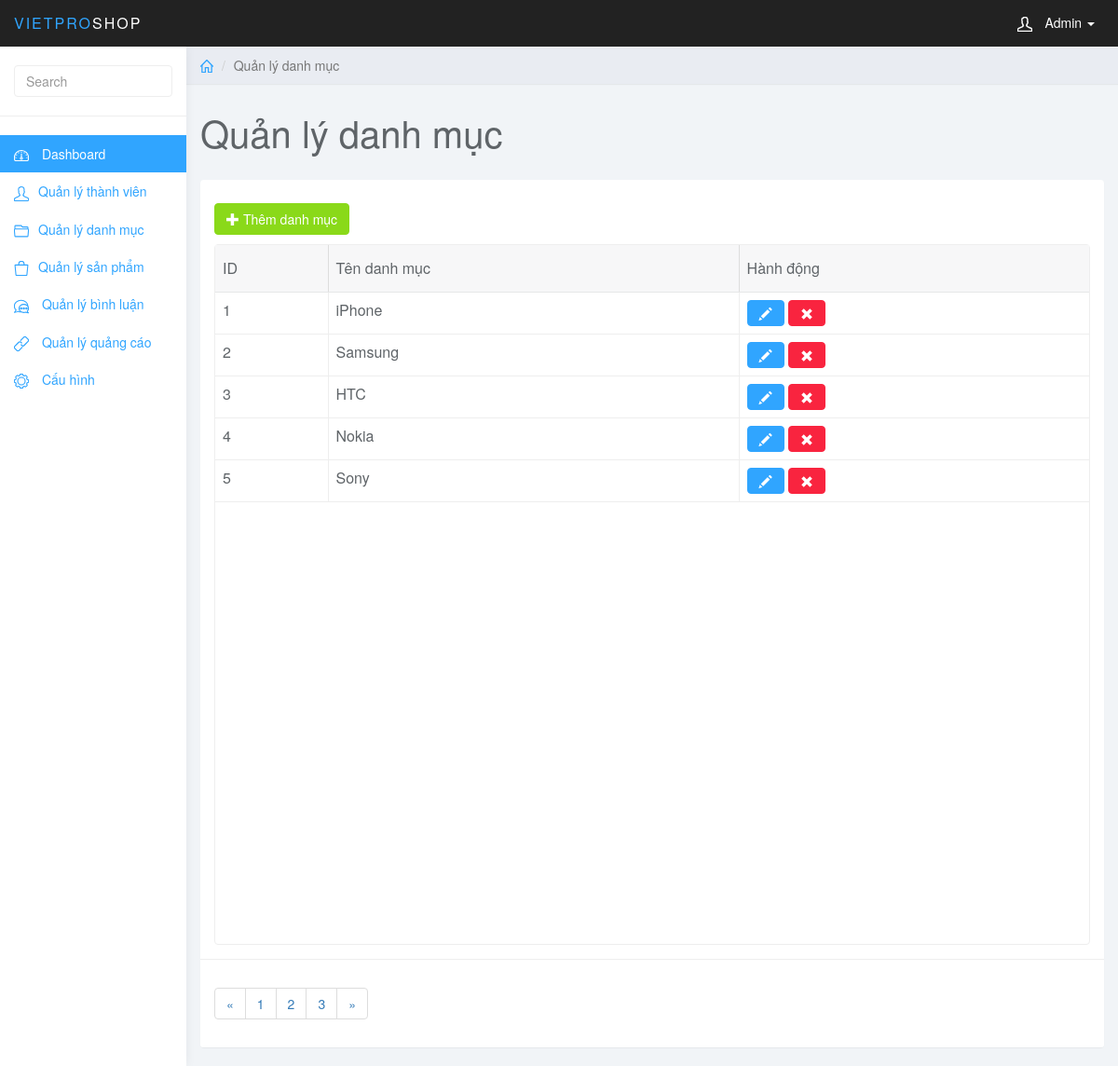
/admin/index.php?page_layout=category (signed in), run on the app's committed database.
### tables this page shows
CREATE TABLE `category` (
  `cat_id` int(11) NOT NULL,
  `cat_name` varchar(255) NOT NULL
);

### admin/category.php (the view, shortened to what this page needs)
<div class="col-sm-9 col-sm-offset-3 col-lg-10 col-lg-offset-2 main">
	<div class="row">
		<ol class="breadcrumb">
			<li><a href="#"><svg class="glyph stroked home">
						<use xlink:href="#stroked-home"></use>
					</svg></a></li>
			<li class="active">Quản lý danh mục</li>
		</ol>
	</div>
	<div class="row">
		<div class="col-lg-12">
			<h1 class="page-header">Quản lý danh mục</h1>
		</div>
	</div>
	<div id="toolbar" class="btn-group">
		<a href="index.php?page_layout=add_category" class="btn btn-success">
			<i class="glyphicon glyphicon-plus"></i> Thêm danh mục
		</a>
	</div>
	<div class="row">
		<div class="col-md-12">
			<div class="panel panel-default">
				<div class="panel-body">
					<table data-toolbar="#toolbar" data-toggle="table">
						<thead>
							<tr>
								<th data-field="id" data-sortable="true">ID</th>
								<th>Tên danh mục</th>
								<th>Hành động</th>
							</tr>
						</thead>
						<tbody>
							<?php
							if (isset($_GET["page"])) {
								$page = $_GET["page"];
							} else {
								$page = 1;
							}
							$rows_per_page = 5;
							$per_row = $page * $rows_per_page - $rows_per_page;
							$total_rows = mysqli_num_rows(mysqli_query($conn, "SELECT * FROM category"));
							$total_pages = ceil($total_rows / $rows_per_page);
							$list_page = '<ul class="pagination">';
							$page_prev = $page - 1;
							if ($page_prev == 0) {
								$page_prev = 1;
							}
							$list_page .= '<li class="page-item"><a class="page-link" href="index.php?page_layout=category&page=' . $page_prev . '">&laquo;</a></li>';
							for ($u = 1; $u <= $total_pages; $u++) {
								$list_page .= '<li class="page-item"><a class="page-link" href="index.php?page_layout=category&page=' . $u . '">' . $u . '</a></li>';
							}
							$page_next = $page + 1;
							$list_page .= '<li class="page-item"><a class="page-link" href="index.php?page_layout=category&page=' . $page_next . '">&raquo;</a></li>';
							$list_page .= '</ul>';
							$sql = "SELECT * FROM category
									ORDER BY cat_id ASC
									LIMIT $per_row, $rows_per_page";
							$query = mysqli_query($conn, $sql);
							while ($row = mysqli_fetch_array($query)) {
							?>
								<tr>
									<td style=""><?php echo $row["cat_id"]; ?></td>
									<td style=""><?php echo $row["cat_name"]; ?></td>
									<td class="form-group">
										<a href="index.php?page_layout=edit_category&cat_id=<?php echo $row["cat_id"]?>" class="btn btn-primary"><i class="glyphicon glyphicon-pencil"></i></a>
										<a href="del_category.php?cat_id=<?php echo $row["cat_id"] ?>" class="btn btn-danger"><i class="glyphicon glyphicon-remove"></i></a>
									</td>
								</tr>
							<?php } ?>
						</tbody>
					</table>
				</div>
				<div class="panel-footer">
					<nav aria-label="Page navigation example">
						<?php echo $list_page; ?>
					</nav>
				</div>
			</div>
		</div>
	</div>
</div>

### admin/css/styles.css (style rules this page uses)
body { background: #f1f4f7; padding-top: 50px; color: #5f6468; }
a, a:hover, a:focus { color: #30a5ff; }
h1, h2, h3, h4, h5, h6 { color: #5f6468; }
h1 { font-weight: 300; font-size: 40px; }
.btn-primary, .btn-primary:hover, .btn-primary:focus, .btn-primary:active, .btn-primary.active, .open > .dropdown-toggle.btn-primary, .btn-primary.disabled, .btn-primary[disabled], fieldset[disabled] .btn-primary, .btn-primary.disabled:hover, .btn-primary[disabled]:hover, fieldset[disabled] .btn-primary:hover, .btn-primary.disabled:focus, .btn-primary[disabled]:focus, fieldset[disabled] .btn-primary:focus, .btn-primary.disabled:active, .btn-primary[disabled]:active, fieldset[disabled] .btn-primary:active, .btn-primary.disabled.active, .btn-primary[disabled].active, fieldset[disabled] .btn-primary.active { background-color: #30a5ff; border-color: #30a5ff; }
.btn-success, .btn-success:hover, .btn-success:focus, .btn-success:active, .btn-success.active, .open > .dropdown-toggle.btn-success, .btn-success.disabled, .btn-success[disabled], fieldset[disabled] .btn-success, .btn-success.disabled:hover, .btn-success[disabled]:hover, fieldset[disabled] .btn-success:hover, .btn-success.disabled:focus, .btn-success[disabled]:focus, fieldset[disabled] .btn-success:focus, .btn-success.disabled:active, .btn-success[disabled]:active, fieldset[disabled] .btn-success:active, .btn-success.disabled.active, .btn-success[disabled].active, fieldset[disabled] .btn-success.active { background-color: #8ad919; border-color: #8ad919; }
.btn-danger, .btn-danger:hover, .btn-danger:focus, .btn-danger:active, .btn-danger.active, .open > .dropdown-toggle.btn-danger, .btn-danger.disabled, .btn-danger[disabled], fieldset[disabled] .btn-danger, .btn-danger.disabled:hover, .btn-danger[disabled]:hover, fieldset[disabled] .btn-danger:hover, .btn-danger.disabled:focus, .btn-danger[disabled]:focus, fieldset[disabled] .btn-danger:focus, .btn-danger.disabled:active, .btn-danger[disabled]:active, fieldset[disabled] .btn-danger:active, .btn-danger.disabled.active, .btn-danger[disabled].active, fieldset[disabled] .btn-danger.active { background-color: #f9243f; border-color: #f9243f; }
.panel { border: 0; }
.panel-footer { background: #fff; border-top: 1px solid #eee; }
.breadcrumb { border-radius: 0; padding: 10px 15px; background: #e9ecf2; box-shadow: 0 1px 1px rgba(0, 0, 0, .05); margin: 0 ; }
h1.page-header { margin-top: 30px; border-bottom: 0; }
.table { background: #fff; }
.breadcrumb .glyph { height: 14px; width: 14px; margin: -2px 0 0 0; stroke-width: 4px; }

### data on the page
category: cat_id "1", cat_name "iPhone"
category: cat_id "2", cat_name "Samsung"
category: cat_id "3", cat_name "HTC"
category: cat_id "4", cat_name "Nokia"
category: cat_id "5", cat_name "Sony"
